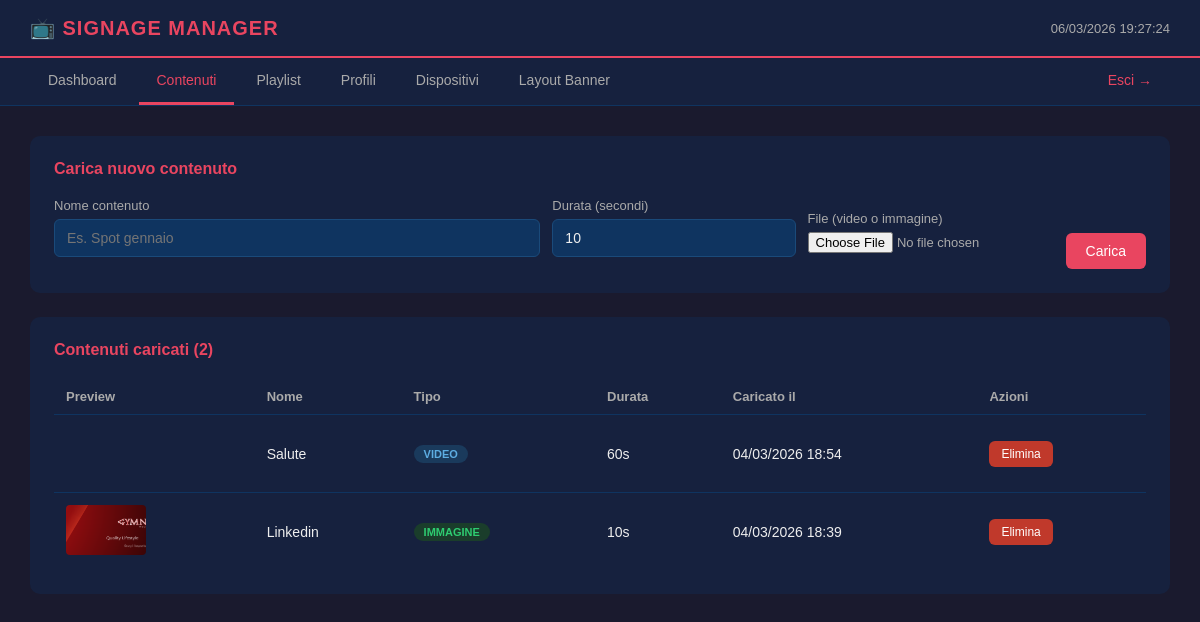
Screenshot of /contenuti.php (signed in) with the database file from the repository.
### tables this page shows
CREATE TABLE contenuti (
    id INTEGER PRIMARY KEY AUTOINCREMENT,
    nome TEXT NOT NULL,
    tipo TEXT NOT NULL CHECK(tipo IN ('video','immagine')),
    file TEXT NOT NULL,
    durata INTEGER DEFAULT 10,
    creato_il DATETIME DEFAULT CURRENT_TIMESTAMP
);

### contenuti.php (the view, shortened to what this page needs)
<?php
$db = getDB();
$contenuti = $db->query('SELECT * FROM contenuti ORDER BY creato_il DESC')->fetchAll(PDO::FETCH_ASSOC);
require_once 'includes/header.php';
?>
<div class="container">
    <div class="box">
        <h2>Carica nuovo contenuto</h2>
        <form method="POST" enctype="multipart/form-data">
            <div class="form-grid">
                <div>
                    <label>Nome contenuto</label>
                    <input type="text" name="nome" placeholder="Es. Spot gennaio" required>
                </div>
                <div>
                    <label>Durata (secondi)</label>
                    <input type="number" name="durata" value="10" min="1" max="300">
                </div>
                <div>
                    <label>File (video o immagine)</label>
                    <input type="file" name="file" accept="video/*,image/*" required>
                </div>
                <div>
                    <label>&nbsp;</label>
                    <button type="submit" class="btn">Carica</button>
                </div>
            </div>
        </form>
    </div>
    <div class="box">
        <h2>Contenuti caricati (<?php echo count($contenuti); ?>)</h2>
        <?php if (empty($contenuti)): ?>
            <div class="vuoto">Nessun contenuto ancora caricato.</div>
        <?php else: ?>
        <table>
            <tr>
                <th>Preview</th>
                <th>Nome</th>
                <th>Tipo</th>
                <th>Durata</th>
                <th>Caricato il</th>
                <th>Azioni</th>
            </tr>
            <?php foreach ($contenuti as $c): ?>
            <tr>
                <td>
                    <?php if ($c['tipo'] === 'immagine'): ?>
                        <img src="/uploads/<?php echo $c['file']; ?>" class="preview" alt="">
                    <?php else: ?>
                        <video src="/uploads/<?php echo $c['file']; ?>" class="preview" muted></video>
                    <?php endif; ?>
                </td>
                <td><?php echo htmlspecialchars($c['nome']); ?></td>
                <td><span class="badge badge-<?php echo $c['tipo']; ?>"><?php echo strtoupper($c['tipo']); ?></span></td>
                <td><?php echo $c['durata']; ?>s</td>
                <td><?php echo date('d/m/Y H:i', strtotime($c['creato_il'])); ?></td>
                <td>
                    <a href="/contenuti.php?elimina=<?php echo $c['id']; ?>"
                       class="btn btn-sm btn-danger"
                       onclick="return confirm('Eliminare questo contenuto?')">Elimina</a>
                </td>
            </tr>
            <?php endforeach; ?>
        </table>
        <?php endif; ?>
    </div>
</div>
<?php require_once 'includes/footer.php'; ?>

### assets/css/main.css (style rules this page uses)
* { margin: 0; padding: 0; box-sizing: border-box; }
body { font-family: Arial, sans-serif; background: #1a1a2e; color: #eee; }
.container { padding: 30px; }
.box { background: #16213e; border-radius: 10px; padding: 24px; margin-bottom: 24px; }
.box h2 { font-size: 16px; color: #e94560; margin-bottom: 20px; }
label { font-size: 13px; color: #aaa; display: block; margin-bottom: 6px; }
input[type=text], input[type=number], input[type=time], select, textarea { width: 100%; padding: 10px 12px; background: #0f3460; border: 1px solid #1a4a7a; border-radius: 6px; color: #eee; font-size: 14px; margin-bottom: 12px; }
input[type=file] { color: #aaa; font-size: 13px; margin-bottom: 16px; }
.btn { display: inline-block; padding: 10px 20px; background: #e94560; color: white; border-radius: 6px; font-size: 14px; border: none; cursor: pointer; text-decoration: none; }
.btn-sm { padding: 6px 12px; font-size: 12px; }
.btn-danger { background: #c0392b; }
.badge { display: inline-block; padding: 3px 10px; border-radius: 20px; font-size: 11px; font-weight: bold; }
.badge-video { background: #1a3a5c; color: #5dade2; }
.badge-immagine { background: #1a3d2b; color: #2ecc71; }
table { width: 100%; border-collapse: collapse; }
th { text-align: left; padding: 10px 12px; font-size: 13px; color: #aaa; border-bottom: 1px solid #0f3460; }
td { padding: 12px; font-size: 14px; border-bottom: 1px solid #0f3460; vertical-align: middle; }
tr:last-child td { border-bottom: none; }

### contenuti.php (style rules this page uses)
.form-grid { display: grid; grid-template-columns: 2fr 1fr 1fr auto; gap: 12px; align-items: end; }
.preview { width: 80px; height: 50px; object-fit: cover; border-radius: 4px; }

### rows the page displays
contenuti: nome "Salute", tipo "VIDEO", durata "60", creato_il "04/03/2026 18:54"
contenuti: file (picture), nome "Linkedin", tipo "IMMAGINE", durata "10", creato_il "04/03/2026 18:39"

### other values shown
count($contenuti) "2"
